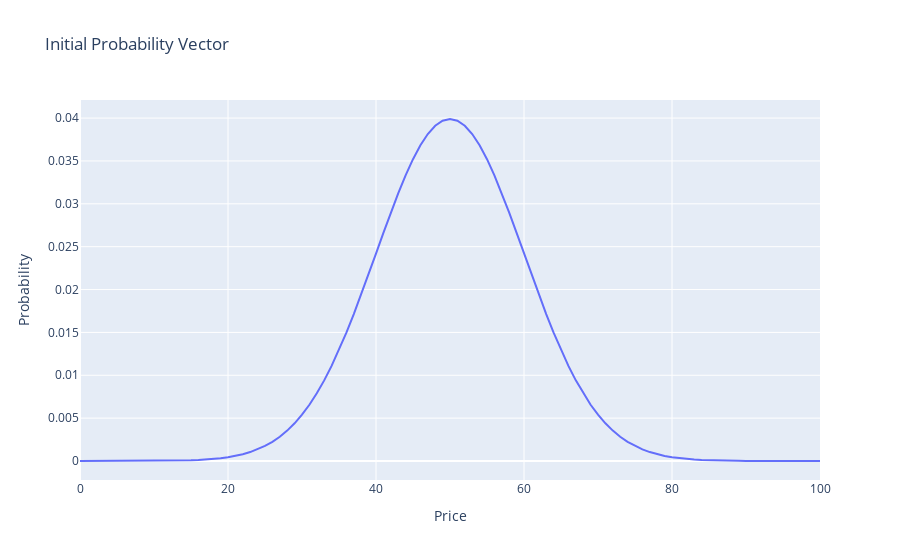

Source (notebook cell):
### Markdown cell above
# Testing

### Code cell
# INITIALIZE VECTOR

initial_probability_vector = initialize_probability_vector(initial_true_value=50, std_dev=10)

# Plot the initial probability vector

fig = go.Figure(data=[go.Scatter(x=np.arange(101), y=initial_probability_vector)])
fig.update_layout(title="Initial Probability Vector", xaxis_title="Price", yaxis_title="Probability")
fig.show()
